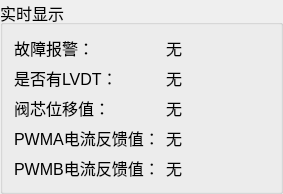
         <widget class="QGroupBox" name="groupBox_10">
          <property name="font">
           <font>
            <pointsize>12</pointsize>
           </font>
          </property>
          <property name="title">
           <string>实时显示</string>
          </property>
          <layout class="QGridLayout" name="gridLayout_7">
           <item row="0" column="0">
            <widget class="QLabel" name="label_69">
             <property name="text">
              <string>故障报警：</string>
             </property>
            </widget>
           </item>
           <item row="0" column="1">
            <widget class="QLabel" name="label_70">
             <property name="text">
              <string>无</string>
             </property>
            </widget>
           </item>
           <item row="0" column="2">
            <spacer name="horizontalSpacer_12">
             <property name="orientation">
              <enum>Qt::Horizontal</enum>
             </property>
             <property name="sizeHint" stdset="0">
              <size>
               <width>87</width>
               <height>20</height>
              </size>
             </property>
            </spacer>
           </item>
           <item row="1" column="0">
            <widget class="QLabel" name="label_71">
             <property name="text">
              <string>是否有LVDT：</string>
             </property>
            </widget>
           </item>
           <item row="1" column="1">
            <widget class="QLabel" name="label_72">
             <property name="text">
              <string>无</string>
             </property>
            </widget>
           </item>
           <item row="1" column="2">
            <spacer name="horizontalSpacer_13">
             <property name="orientation">
              <enum>Qt::Horizontal</enum>
             </property>
             <property name="sizeHint" stdset="0">
              <size>
               <width>87</width>
               <height>20</height>
              </size>
             </property>
            </spacer>
           </item>
           <item row="2" column="0">
            <widget class="QLabel" name="label_73">
             <property name="text">
              <string>阀芯位移值：</string>
             </property>
            </widget>
           </item>
           <item row="2" column="1">
            <widget class="QLabel" name="label_74">
             <property name="text">
              <string>无</string>
             </property>
            </widget>
           </item>
           <item row="2" column="2">
            <spacer name="horizontalSpacer_14">
             <property name="orientation">
              <enum>Qt::Horizontal</enum>
             </property>
             <property name="sizeHint" stdset="0">
              <size>
               <width>87</width>
               <height>20</height>
              </size>
             </property>
            </spacer>
           </item>
           <item row="3" column="0">
            <widget class="QLabel" name="label_75">
             <property name="text">
              <string>PWMA电流反馈值：</string>
             </property>
            </widget>
           </item>
           <item row="3" column="1">
            <widget class="QLabel" name="label_76">
             <property name="text">
              <string>无</string>
             </property>
            </widget>
           </item>
           <item row="3" column="2">
            <spacer name="horizontalSpacer_15">
             <property name="orientation">
              <enum>Qt::Horizontal</enum>
             </property>
             <property name="sizeHint" stdset="0">
              <size>
               <width>87</width>
               <height>20</height>
              </size>
             </property>
            </spacer>
           </item>
           <item row="4" column="0">
            <widget class="QLabel" name="label_77">
             <property name="text">
              <string>PWMB电流反馈值：</string>
             </property>
            </widget>
           </item>
           <item row="4" column="1">
            <widget class="QLabel" name="label_78">
             <property name="text">
              <string>无</string>
             </property>
            </widget>
           </item>
           <item row="4" column="2">
            <spacer name="horizontalSpacer_16">
             <property name="orientation">
              <enum>Qt::Horizontal</enum>
             </property>
             <property name="sizeHint" stdset="0">
              <size>
               <width>87</width>
               <height>20</height>
              </size>
             </property>
            </spacer>
           </item>
          </layout>
         </widget>
